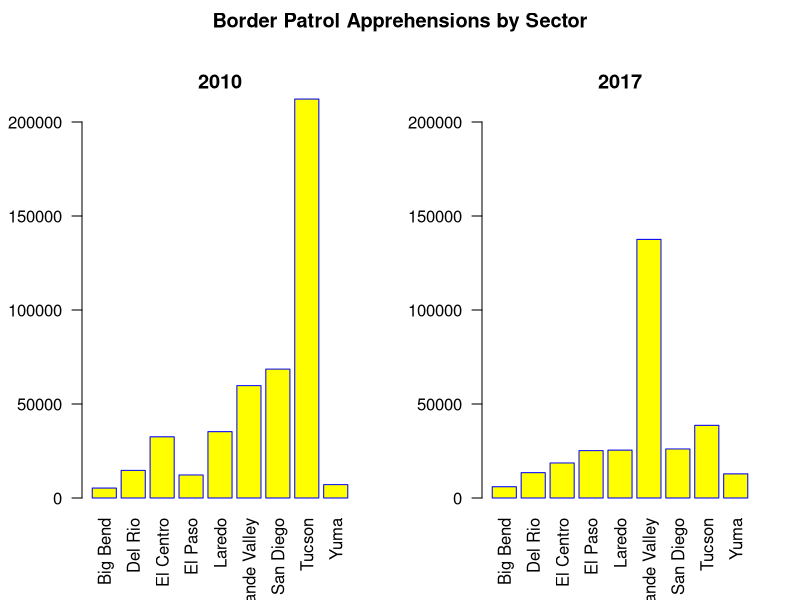
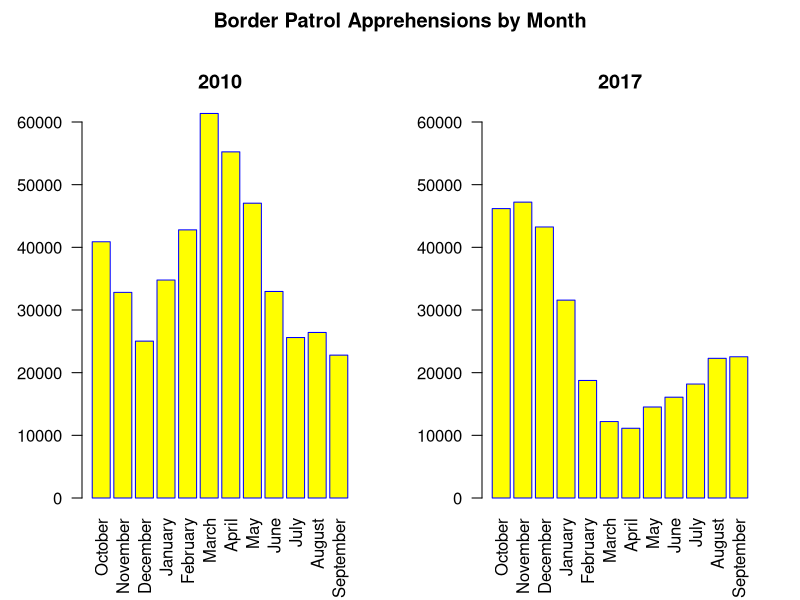

These charts were generated, in order, by the following R code:
#Analysis

A2010 <- read.csv( "BP Apprehensions 2010.csv" , header = TRUE, stringsAsFactors = FALSE)
A2017 <- read.csv("PB Apprehensions 2017.csv", header = TRUE, stringsAsFactors = FALSE)
A2000.2017 <- read.csv("PB monthly summaries.csv", header = TRUE, stringsAsFactors = FALSE)


#### organiza data with Rownames, Column Totals, and Row Totals

## Use strings in Col 1 as row names
rownames(A2010) <- A2010[,1]

## Drop column 1
A2010 <-  subset(A2010, select= -c(Sector))

## rbind ColSums to dataframe
A2010 <- rbind(A2010, colSums(A2010))

## rbind assigns a rowname -- drop this name
-length(rownames(A2010))  

## rename the row with column totals "Total"
rownames(A2010) <- c(rownames(A2010)[-length(rownames(A2010))], "Total")

## cbind rowSums to dataframd
A2010 <- cbind(A2010,rowSums(A2010))

## rename last column "Totals
colnames(A2010) <- c(colnames(A2010)[-length(colnames(A2010))], "Total")


####################################################################################

## Use strings in Col 1 as row names
rownames(A2017) <- A2017[,1]

## Drop column 1
A2017 <-  subset(A2017, select= -c(Sector))

## rbind ColSums to dataframe
A2017 <- rbind(A2017, colSums(A2017))

## rbind assigns a rowname -- drop this name
-length(rownames(A2017))  

## rename the row with column totals "Total"
rownames(A2017) <- c(rownames(A2017)[-length(rownames(A2017))], "Total")

## cbind rowSums to dataframd
A2017 <- cbind(A2017,rowSums(A2017))

## rename last column "Totals
colnames(A2017) <- c(colnames(A2017)[-length(colnames(A2017))], "Total")


#COMPARE 2010 AND 2017 BY SECTOR

par(mfcol=c(1,2),oma=c(0,0,2,0))

barplot(A2010[1:9,13], 
        names.arg = rownames(A2010)[1:9], 
        las=2,
        axisnames=TRUE,
        main="2010",
        border="blue",
        col="yellow",
        ylim=c(0,200000))

barplot(A2017[1:9,13], 
        names.arg = rownames(A2017)[1:9], 
        las=2,
        axisnames=TRUE,
        main="2017",
        border="blue",
        col="yellow",
        ylim=c(0,200000))

title("Border Patrol Apprehensions by Sector", outer=TRUE)

#COMPARE 2010 AND 2017 BY MONTH

par(mfcol=c(1,2),oma=c(0,0,2,0))
barplot(unname(t(A2010)[1:12,10]), 
        names.arg = colnames(A2010)[1:12], 
        las=2,
        axisnames=TRUE,
        main="2010",
        border="blue",
        col="yellow",
        ylim=c(0,60000))


barplot(unname(t(A2017)[1:12,10]), 
        names.arg = colnames(A2017)[1:12], 
        las=2,
        axisnames=TRUE,
        main="2017",
        border="blue",
        col="yellow",
        ylim=c(0,60000))
title("Border Patrol Apprehensions by Month", outer=TRUE)


#use sample statistics tests to compare sector with most apprehensions for 2010
#with sector with most apprehensions in 2017


#compare 3 month periods with the most apprehensions in 2010 and 2017


#make time series chart from monthly summary